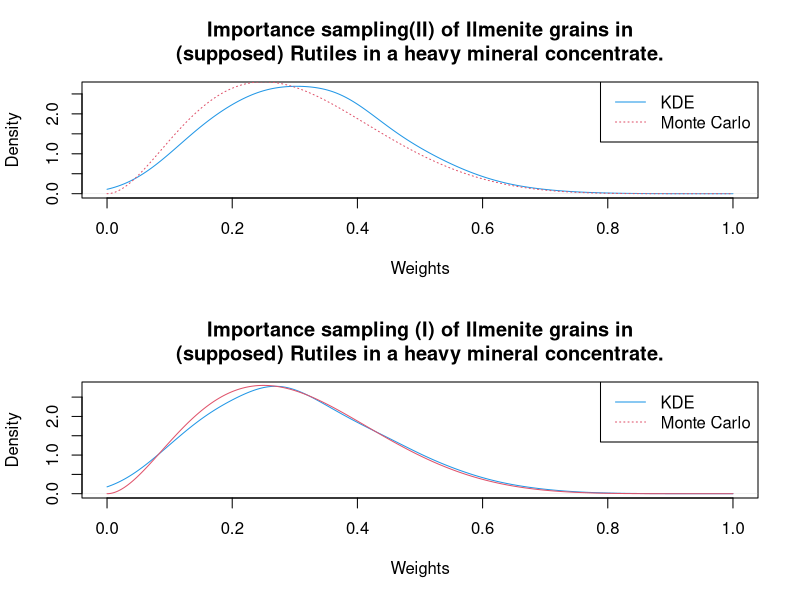

Recreate this plot in R.

set.seed(0)
# parameters for g(x)
alpha_gx = 0.5
beta_gx = 0.5

# parameters for f(x)
alpha_fx = 3
beta_fx = 7

# Create sample of uniform distribution
u = runif(5000)

# generate weights
w = dbeta(u, shape1 = alpha_fx, shape2 = beta_fx)/dbeta(u, shape1 = alpha_gx, shape2 = beta_gx)
w = w / sum(w)

# Mean estimate and true mean
mu_E = u %*% w
mu_t = alpha_fx / (alpha_fx + beta_fx)
c(mu_E, mu_t)


# Variance estimate and true variance
var_E = (u-c(mu_E))^2 %*% w   
var_t = (alpha_fx * beta_fx)/((alpha_fx + beta_fx)^2*(alpha_fx + beta_fx+1))   # true
c(var_E, var_t)
# density
dd = density(u, weights = w, from=0, to=1)

par(mfrow=c(2,1))
#Plot KDE
plot(dd, xlab = "Weights", ylab="Density",
main = "Importance sampling(II) of Ilmenite grains in
(supposed) Rutiles in a heavy mineral concentrate.", lty=1,col=4)

# Plot MC
lines(dd$x, dbeta(dd$x, shape1 = alpha_fx, shape2 = beta_fx), lty=3,col=2)
legend("topright", col = c(4,2),lty = c(1,3), c("KDE", "Monte Carlo") )

# One can observe some discrepancies between distributions, 
# more significant than in case with f(x)
# Also setting of seed as well as parameters alpha and beta affect 
# on difference between the curves

un = runif(5000)
wf = dbeta(un, shape1 = alpha_fx, shape2 = beta_fx)
wf = wf/sum(wf)
(mn=un %*% wf)
ddf = density(un, weights = wf, from=0, to=1)
plot(ddf, xlab = "Weights", ylab="Density",
     main = "Importance sampling (I) of Ilmenite grains in
(supposed) Rutiles in a heavy mineral concentrate.", lty=1,col=4)
lines(ddf$x, dbeta(ddf$x, shape1 = 3, shape2 = 7), col=2)
legend("topright", col = c(4,2),lty = c(1,3), c("KDE", "Monte Carlo") )

